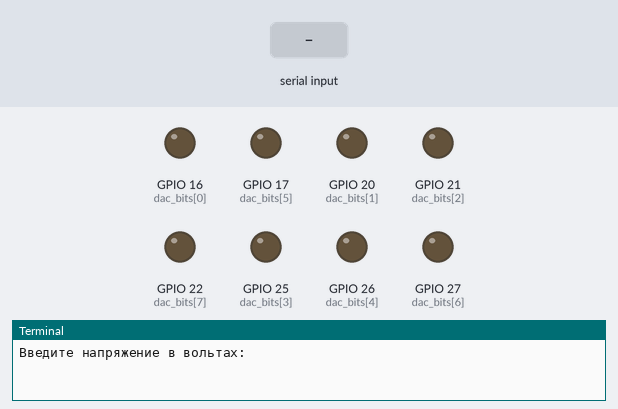
A program run on a simulated Raspberry Pi (BCM pin numbers). On the bench: output pins drawn as LEDs (lit = HIGH), the last lines printed to the terminal. Inputs (shaded band) come from the test bench.

Above: at 1.2 s.
1.3 s: "1" typed at the terminal, then Enter
At 2.5 s:
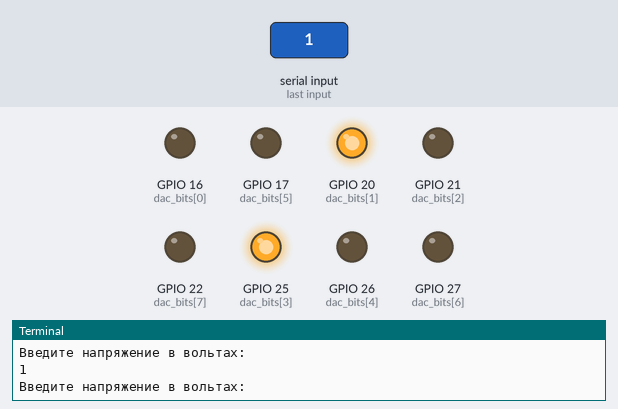
2.8 s: "0" typed at the terminal, then Enter
At 3.8 s:
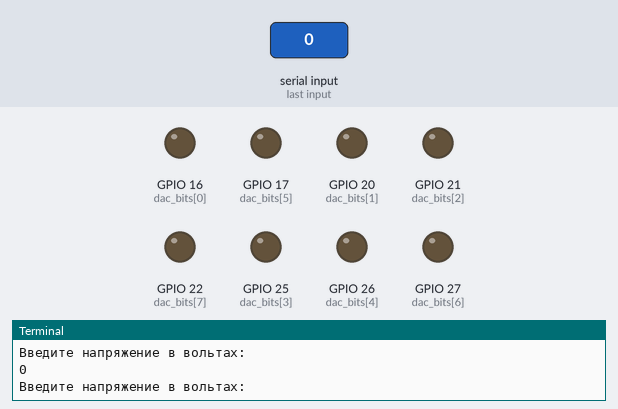
Timing chart, 0 to 5.8 s (numbered marks = the images above; inputs shaded):
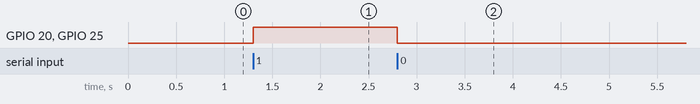

The program:

8-bit-dac-manual.py
```python
import RPi.GPIO as GPIO
GPIO.setmode(GPIO.BCM)
dac_bits=[16,20,21,25,26,17,27,22]
GPIO.setup(dac_bits, GPIO.OUT)
GPIO.output(dac_bits, 0)
dynamic_range=3.159
def voltage_to_number (voltage):
    if not(0.0<=voltage<=dynamic_range):
        print(f"Напряжение выходит за динамический диапозон ЦАП (0.00 - {dynamic_range: .2f} B")
        print ("Устанавливаем 0.0 В")
        return 0
    return int(voltage/dynamic_range *255)
def number_to_dac(number):
    bits = [int(element) for element in bin(number)[2:].zfill(8)]
    GPIO.output(dac_bits, bits)
    return bits


try:
    while True:
        try:
            voltage = float(input("Введите напряжение в вольтах: "))
            number = voltage_to_number(voltage)
            number_to_dac(number)
        except ValueError:
            print("Вы ввели не число попроуйте ещё раз \n")
finally:
    GPIO.output(dac_bits, 0)
    GPIO.cleanup()
```

Measured:
- after the input at 1.3 s, GPIO 20 (dac_bits[1]), GPIO 25 (dac_bits[3]): LOW → HIGH at once
- after the input at 2.8 s, GPIO 20 (dac_bits[1]), GPIO 25 (dac_bits[3]): HIGH → LOW at once
